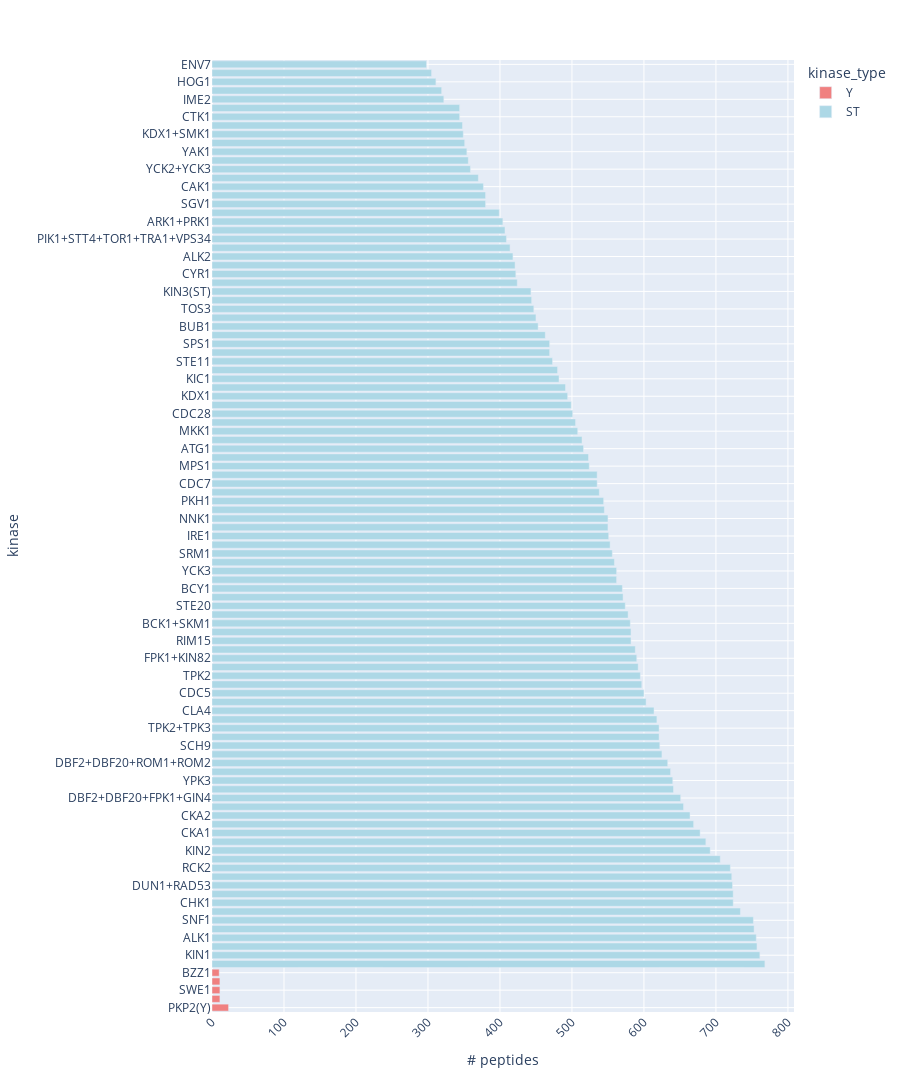

The cell this chart's notebook holds for it:
### Code cell
display(barplot)

### Figure 1 — Plotly figure (JSON) as saved in the notebook; plotly's stock layout.template omitted (floating-point values rounded to 4 significant figures)
{"data": [{"alignmentgroup": "True", "hovertemplate": "kinase_type=Y<br>count=%{x}<br>kinase=%{y}<extra></extra>", "legendgroup": "Y", "marker": {"color": "lightcoral", "pattern": {"shape": ""}}, "name": "Y", "offsetgroup": "Y", "orientation": "h", "showlegend": true, "textposition": "auto", "type": "bar", "x": [23, 11, 11, 11, 10], "xaxis": "x", "y": ["PKP2(Y)", "PBS2(Y)", "SWE1", "KIN3(Y)", "BZZ1"], "yaxis": "y"}, {"alignmentgroup": "True", "hovertemplate": "kinase_type=ST<br>count=%{x}<br>kinase=%{y}<extra></extra>", "legendgroup": "ST", "marker": {"color": "lightblue", "pattern": {"shape": ""}}, "name": "ST", "offsetgroup": "ST", "orientation": "h", "showlegend": true, "textposition": "auto", "type": "bar", "x": [768, 761, 757, 756, 753, 752, 734, 724, 724, 723, 722, 720, 706, 692, 686, 678, 669, 664, 655, 651, 641, 640, 637, 633, 625, 622, 621, 621, 618, 614, 603, 600, 597, 595, 592, 590, 588, 582, 582, 581, 578, 574, 571, 570, 562, 562, 559, 556, 553, 551, 550, 550, 545, 544, 538, 535, 535, 524, 523, 516, 514, 508, 505, 501, 499, 494, 491, 482, 480, 473, 469, 469, 463, 453, 450, 447, 444, 443, 424, 422, 421, 418, 414, 409, 407, 404, 399, 380, 380, 377, 370, 359, 356, 354, 351, 349, 348, 344, 344, 322, 319, 311, 305, 298], "xaxis": "x", "y": ["KCC4", "KIN1", "FRK1+KIN4", "ALK1", "CMK2", "SNF1", "CMK1", "CHK1", "SKS1+VHS1", "DUN1+RAD53", "HSL1", "RCK2", "FRK1+KIN1+KIN4", "KIN2", "RCK1+RCK2", "CKA1", "HAL5+KKQ8+PTK1+SKS1+VHS1", "CKA2", "NPR1+PRR2", "DBF2+DBF20+FPK1+GIN4", "PRR1+PTK2", "YPK3", "DBF2+DBF20", "DBF2+DBF20+ROM1+ROM2", "DBF2+DBF20+GIN4", "SCH9", "SSK2", "TPK2+TPK3", "YPK1+YPK2", "CLA4", "PKP1", "CDC5", "YPL150W", "TPK2", "TEL1", "FPK1+KIN82", "BCK1+CDC15", "RIM15", "TPK1", "BCK1+SKM1", "SKM1", "STE20", "MEK1", "BCY1", "PKC1", "YCK3", "CBK1", "SRM1", "PSK1+PSK2", "IRE1", "TDA1", "NNK1", "PBS2(ST)", "PKH1", "YCK1", "CDC7", "BCK1", "MPS1", "IKS1", "ATG1", "SKY1", "MKK1", "FUS3+KSS1", "CDC28", "IPL1", "KDX1", "TOR1+TRA1", "KIC1", "YPK2", "STE11", "GCN2", "SPS1", "MEC1", "BUB1", "PKP2(ST)", "TOS3", "SWA2", "KIN3(ST)", "SLT2", "CYR1", "PHO85", "ALK2", "HRR25", "PIK1+STT4+TOR1+TRA1+VPS34", "STE7", "ARK1+PRK1", "AKL1", "SGV1", "TOR2", "CAK1", "MKK2+MYO1+MYO2+MYO3+MYO4+MYO5+SKM1", "YCK2+YCK3", "KNS1", "YAK1", "SSN3", "KDX1+SMK1", "KIN28", "CTK1", "BUD32", "IME2", "MCK1+MRK1+YGK3", "HOG1", "RIM11", "ENV7"], "yaxis": "y"}], "layout": {"barmode": "relative", "height": 2120, "legend": {"title": {"text": "kinase_type"}, "tracegroupgap": 0}, "margin": {"t": 60}, "showlegend": true, "xaxis": {"anchor": "y", "domain": [0, 1], "tickangle": -45, "title": {"text": "# peptides"}}, "yaxis": {"anchor": "x", "domain": [0, 1], "showgrid": true, "title": {"text": "kinase"}}}}
